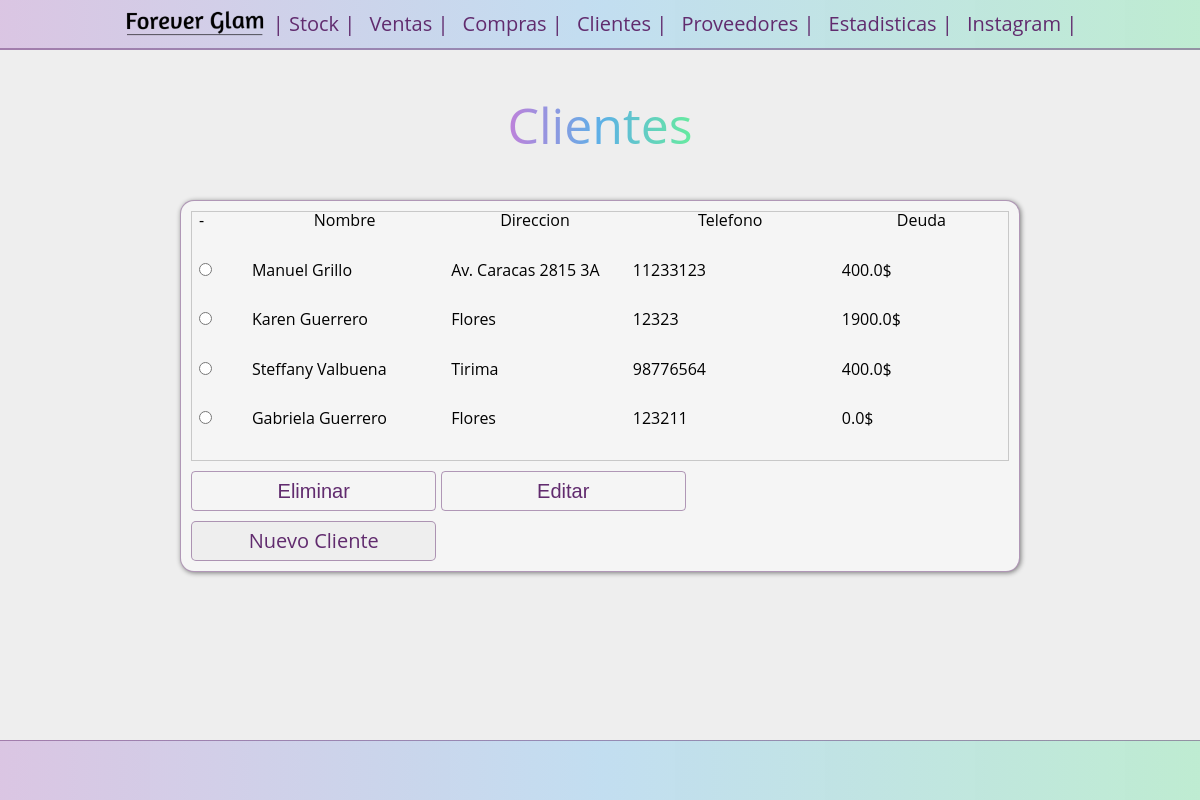
Before: /clients/ with the older database file.
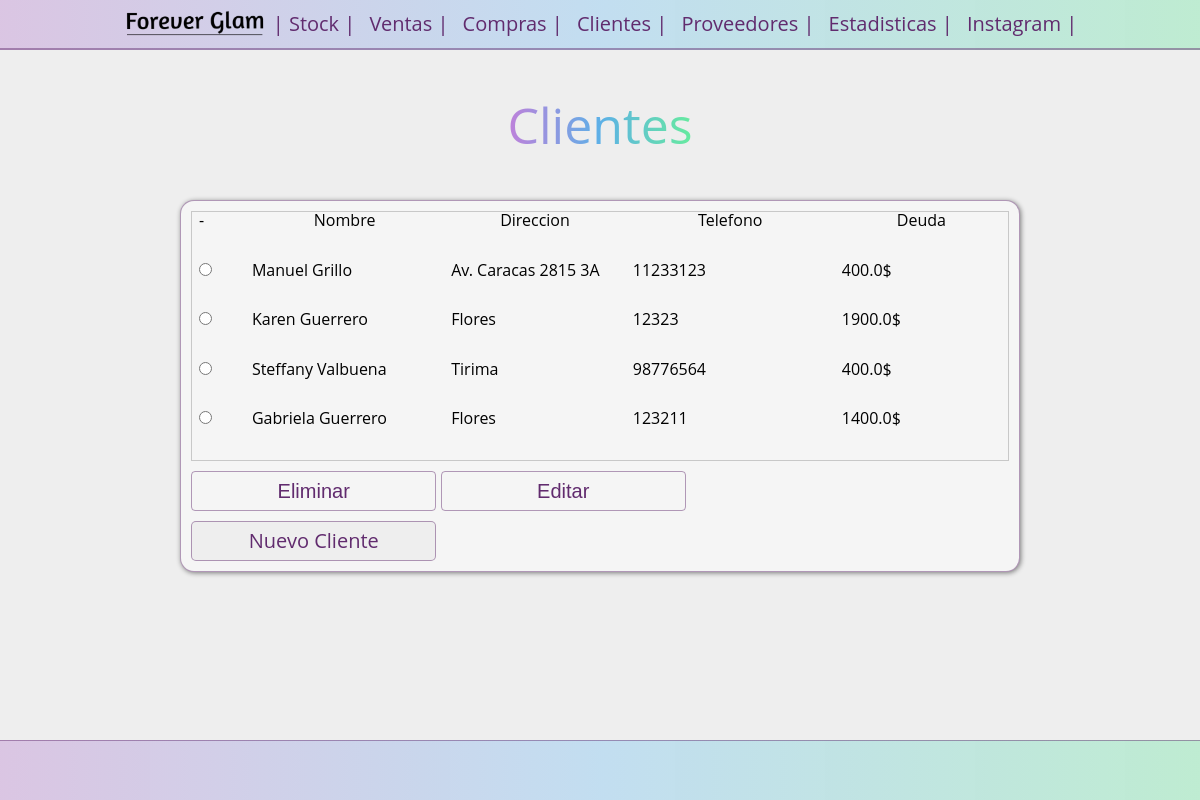
After: the same page with the newer database file.
### clients/models.py (models this page shows, shortened)
class Client(models.Model):
    name = models.CharField(max_length=100)
    tlf = models.CharField(max_length=15, default='')
    debt = models.FloatField(default=0)
    address = models.CharField(max_length=100)

### clients/views.py (the view)
# urls.py: path("",  views.index, name= "index"),
def index(request):
    clients_list = Client.objects.all()
    return render(request, "clients/index.html",{
        'clients_list' : clients_list
    })

### clients/templates/clients/index.html (shortened to what this page needs)
{% load static %}
<!DOCTYPE html>
<html lang="es">
<head>
    <link rel="stylesheet" href="{% static 'stock/reset.css' %}">
    <link rel="stylesheet" href="{% static 'stock/style_g.css' %}">
</head>
<body>
        <header>
            <nav>
                <figure>
                    <a href="{% url 'stock:index'%}"><img src="{% static 'stock/images/logo_negro.png'  %}" alt=" logo"class="image"></a>
                </figure>
                <ul class="main-nav">
                    <li><a href="{% url 'stock:index'%}">| Stock</a></li>
                    <li><a href="{% url 'sells:index'%}">Ventas</a></li>
                    <li><a href="#">Compras</a></li>
                    <li><a href="{% url 'clients:index'%}">Clientes</a></li>
                    <li><a href="{% url 'supplier:index'%}">Proveedores</a></li>
                    <li><a href="#">Estadisticas</a></li>
                    <li><a href="https://www.instagram.com/foreverglam.ya/?hl=es">Instagram</a></li>
                </ul>
            </nav>
            <h1 class="titulo">Clientes</h1>
        </header>
    {% if clients_list %}
        <main>
        <form action="{% url 'clients:update_or_delete'%}" method="post" class="main-form">
            <div class="table-container">
                <table class="main-table">
                    <tr>
                    <td >-</td>
                    <th id="nombre"><strong>Nombre </strong></th>
                    <th ><strong> Direccion </strong></th>
                    <th ><strong> Telefono </strong></th>
                    <th ><strong> Deuda </strong></th>
                    </tr>
                    {% for choice in clients_list  %}
                            <tr class="main-table__row">
                            <td><input
                                type="radio"
                                name="choice"
                                id="choice{{ forloop.counter }}"
                                value="{{choice.id}}"></td>
                            <label for="choice{{ forloop.counter }}">
                                <td>{{choice.name}}</td>
                                <td>{{choice.address}}</td>
                                <td>{{choice.tlf}}</td>
                                <td>{{choice.debt}}$</td>
                                </tr>
                    {% endfor %}
                </table>
            </div>
            <input type="submit" name="action" value="Eliminar">
            <input type="submit" name="action" value="Editar">
            <a href="{% url 'clients:new'%}" class="button_grillo" >Nuevo Cliente</a>
        </form>
        </main>
    {% else %}
        <p class="titulo">No elements are available.</p>
        <a href="{% url 'clients:new'%}" class="button_grillo" >Nuevo Cliente</a>
    {% endif %}
    <footer>
    </footer>
</body>

Changed rows visible on the page:
changed Client "Gabriela Guerrero": debt "0.0" → "1400.0"
